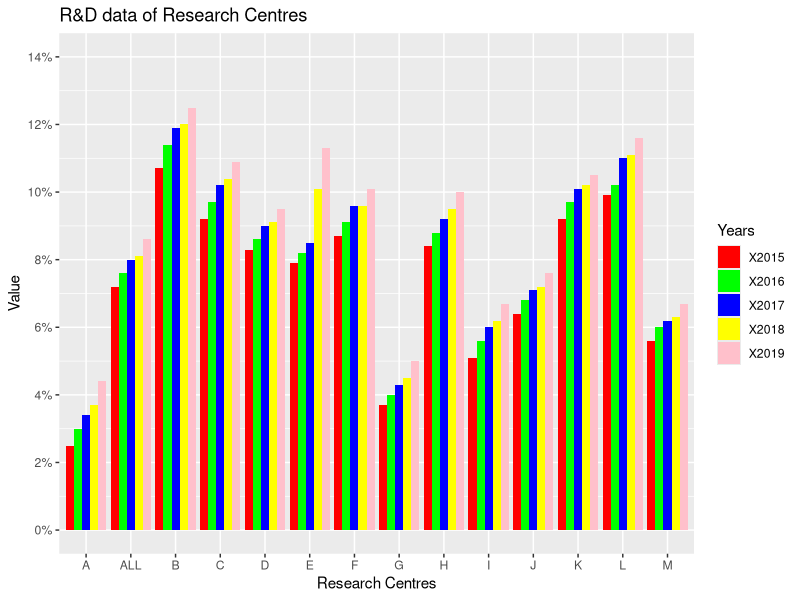
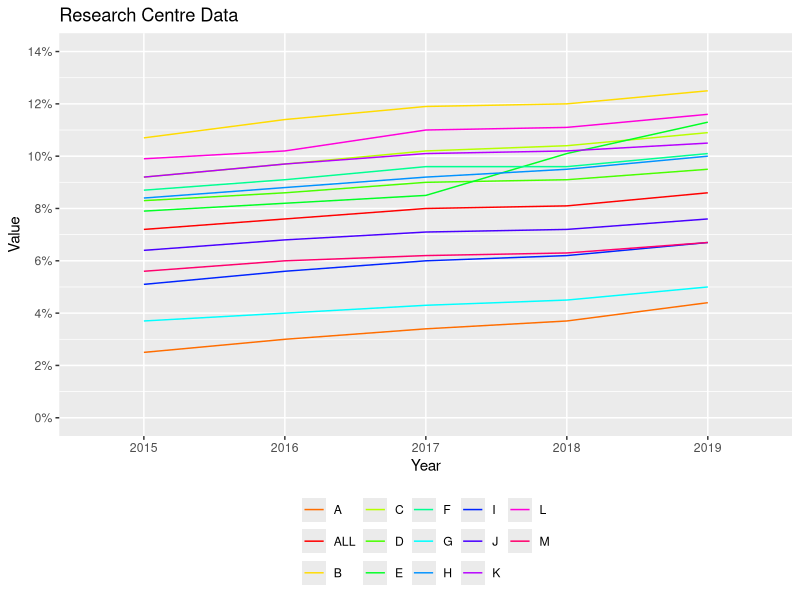

Source code (R) for these figures, in order:
# loading the necessary libraries
library(ggplot2)
library(tidyr)

# creating the data frame from given table 
df <- data.frame(
  Research_centre = c("ALL", "A", "B", "C", "D", "E", "F", "G", "H", "I", "J", "K", "L", "M"),
  '2015' = paste0(c(7.20, 2.50, 10.70, 9.20, 8.30, 7.90, 8.70, 3.70, 8.40, 5.10, 6.40, 9.20, 9.90, 5.60), "%"),
  '2016' = paste0(c(7.60, 3.00, 11.40, 9.70, 8.60, 8.20, 9.10, 4.00, 8.80, 5.60, 6.80, 9.70, 10.20, 6.00), "%"),
  '2017' = paste0(c(8.00, 3.40, 11.90, 10.20, 9.00, 8.50, 9.60, 4.30, 9.20, 6.00, 7.10, 10.10, 11.00, 6.20), "%"),
  '2018' = paste0(c(8.10, 3.70, 12.00, 10.40, 9.10, 10.10, 9.60, 4.50, 9.50, 6.20, 7.20, 10.20, 11.10, 6.30), "%"),
  '2019' = paste0(c(8.60, 4.40, 12.50, 10.90, 9.50, 11.30, 10.10, 5.00, 10.00, 6.70, 7.60, 10.50, 11.60, 6.70), "%")
)

head(df)

long_df <- gather(df, key = "Year", value = "Value", -Research_centre)
head(long_df)

########################################################################################################################
# Creating the bar plot
long_df$Value <- as.numeric(gsub("%", "", long_df$Value))  # Convert Value to numeric and remove "%" symbol

ggplot(long_df, aes(x = Research_centre, y = Value, fill = Year)) +
  geom_bar(stat = "identity", position = "dodge") +
  labs(title = "R&D data of Research Centres",
       x = "Research Centres",
       y = "Value") +
  scale_fill_manual(values = c("X2015" = "red", "X2016" = "green", "X2017" = "blue", "X2018" = "yellow", "X2019" = "pink")) +
  scale_y_continuous(limits = c(0, 14), breaks = seq(0, 14, by = 2), labels = paste0(seq(0, 14, by = 2), "%")) +
  theme(legend.position = "right") + # making the legend to appear at the right hand side of the plot
  labs(fill = "Years")  # Adding a title to the legend


########################################################################################################################




########################################################################################################################


# Create a custom rainbow color palette
rainbow_colors <- rainbow(length(unique(long_df$Research_centre)))

# Convert the "Value" variable to numeric (remove "%" and convert)
# long_df$Value <- as.numeric(gsub("%", "", long_df$Value))

# Create a named vector to map Research_centre to colors
color_mapping <- setNames(rainbow_colors, unique(long_df$Research_centre))

ggplot(long_df, aes(x = Year, y = Value, color = Research_centre, group = Research_centre)) +
  geom_line() +
  labs(title = "Research Centre Data",
       x = "Year",
       y = "Value") +
  scale_color_manual(values = color_mapping) +
  scale_y_continuous(limits = c(0, 14), breaks = seq(0, 14, by = 2), labels = paste0(seq(0, 14, by = 2), "%")) +
  scale_x_discrete(labels = function(x) gsub("X", "", x)) +  # Remove "X" prefix from x-axis labels
  theme(legend.position = "bottom", legend.title = element_blank())
